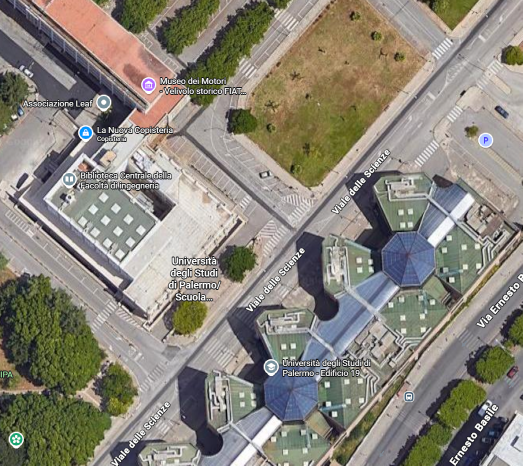
#> input picture Progetto_Esame/Assignment_3/test_image.png, 1045 x 931 px, given in place of test_image.jpg, which was not available (shown at 1/2 size)
$ python Esercitazione1.py
#> lines starting #> are read from the running program, lines starting #| are printed output that depends on the picture; after the words box and inside, x2 and y2 are one past the last pixel; in counts of white or black regions, pixels touching at a corner belong together; pictures that were not available may be replaced by others from this repository, and a replacement may not be noted
import cv2 as cv
import numpy as np

im = cv.imread("Esercitazione1/test_image.jpg")
#> im is the input picture: shape (931, 1045, 3); mean B, G, R 123.1, 133.4, 138.1
#print(im)
print("data type: ", type(im))
#| data type:  <class 'numpy.ndarray'>
print("image size: ", im.shape)
#| image size:  (931, 1045, 3)

#RIDURRE DIMENSIONE IMMAGINE
im = cv.resize(im, None, fx=1/3, fy=1/3)
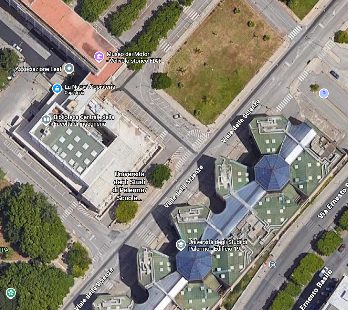
#> im: shape (310, 348, 3); mean B, G, R 123, 133.3, 138
print("image size: ", im.shape)
#| image size:  (310, 348, 3)


#VISUALIZZA TUTTI I CANALI
for k in range(3):
    cv.imshow("test_image.jpg", im[:,:,k])
    #cv.imshow("prova", np.zeros((1080,1920)))
    cv.waitKey(0)
    cv.destroyAllWindows()
#> this loop made 3 passes
#> pass 1, `cv.imshow("test_image.jpg", im[:,:,k])`:
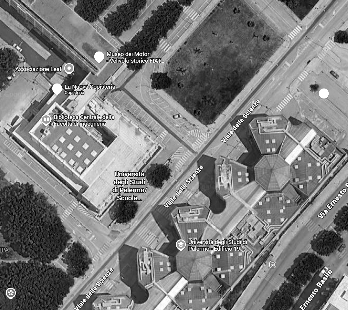
#> window 'test_image.jpg': shape (310, 348); min 0, max 255, mean 123
#> pass 2, `cv.imshow("test_image.jpg", im[:,:,k])`:
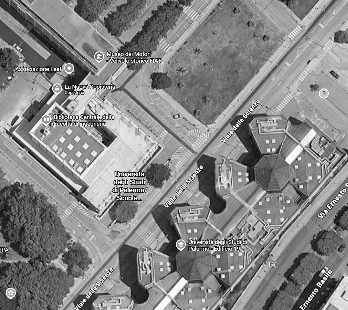
#> window 'test_image.jpg': shape (310, 348); min 2, max 255, mean 133.3

#PRIMO QUARTO TUTTO NERO
im_copy = im.copy()
height, width, channel = im.shape
#> height = 310; width = 348; channel = 3
im_copy[:height//4 , :width//4 , :] = 0
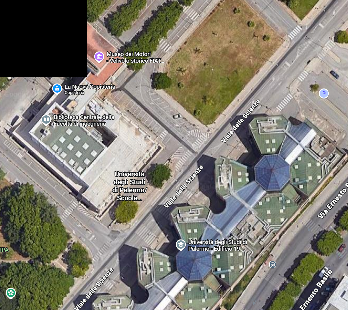
#> im_copy: shape (310, 348, 3); 6.21% of pixels changed, all inside (x1, y1, x2, y2) = (0, 0, 87, 77)
cv.imshow("provacopia.jpg", im_copy)
cv.waitKey(0)
cv.destroyAllWindows()

#CANALE ROSSO TUTTO A 255
im_copy = im.copy()
im_copy[:,:,2] = 255
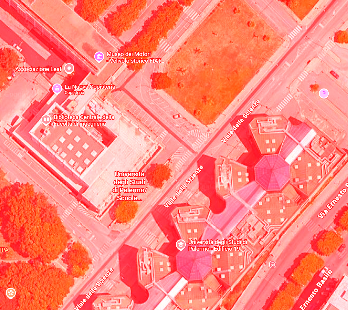
#> im_copy: shape (310, 348, 3); mean B, G, R 123, 133.3, 255
cv.imshow("provacopia.jpg", im_copy)
cv.waitKey(0)
cv.destroyAllWindows()

#CANALE BLU x2.3
im_copy = im.copy()
#im_copy_blue_channel = im_copy[:,:,0]
im_copy[:,:,0] = np.clip(im_copy[:,:,0] * 2.3, 0, 255).astype(np.uint8)
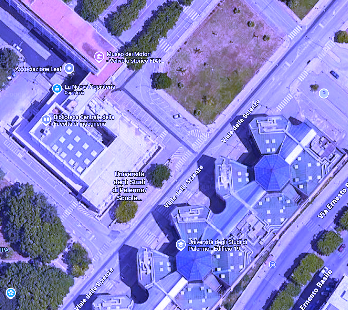
#> im_copy: shape (310, 348, 3); mean B, G, R 211.1, 133.3, 138
cv.imshow("provacopia.jpg", im_copy)
cv.waitKey(0)
cv.destroyAllWindows()


#NUOVA IMMAGINE Z E VIDEO
Z = np.full(im.shape, 128).astype(np.uint8)
cv.imshow("nuova_im.jpg", Z)
cv.waitKey(0)
cv.destroyAllWindows()

video = []
for t in np.arange(0, 1, 1/200):
    frame = (1-t)*Z + t*im
    video.append(frame.astype(np.uint8))
#> after the loop, video = 200 items

fourcc = cv.VideoWriter_fourcc(*'avc1')
#> fourcc = 828601953
h,w = frame.shape[1], frame.shape[0]
#> h = 348; w = 310
out = cv.VideoWriter('Esercitazione1/out60.mov', fourcc, 60, (h,w))

for frame in video:
    out.write(frame)

out.release()

$ run again, with Esercitazione2/moving.jpg saved as Progetto_Esame/Assignment_3/test_image.png
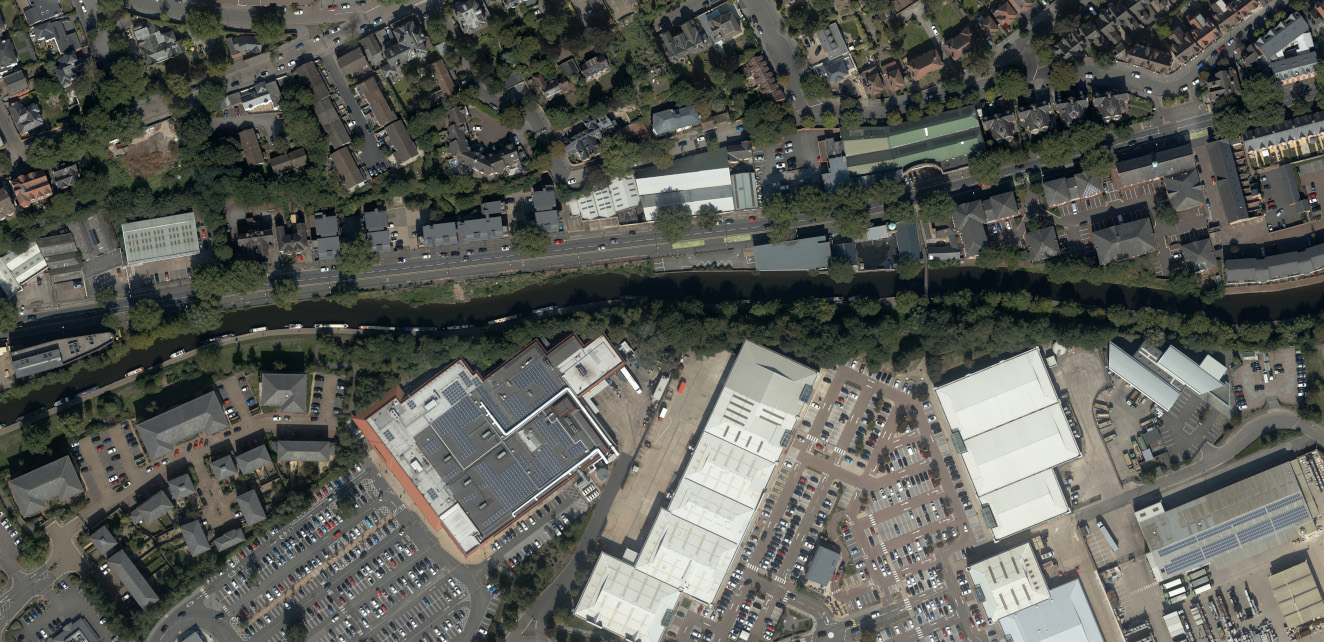
#> input picture Esercitazione2/moving.jpg, 1324 x 642 px, given in place of test_image.jpg, which was not available
#> im is the input picture: shape (642, 1324, 3); mean B, G, R 85.6, 91.7, 89.5
#| data type:  <class 'numpy.ndarray'>
#| image size:  (642, 1324, 3)
#> im: shape (214, 441, 3)
#| image size:  (214, 441, 3)
#> `im_copy[:,:,2] = 255`:
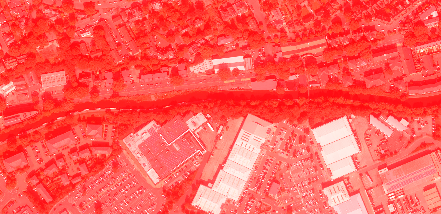
#> im_copy: shape (214, 441, 3); mean B, G, R 85.6, 91.7, 255
#> `im_copy[:,:,0] = np.clip(im_copy[:,:,0] * 2.3, 0, 255).astype(np.uint8)`:
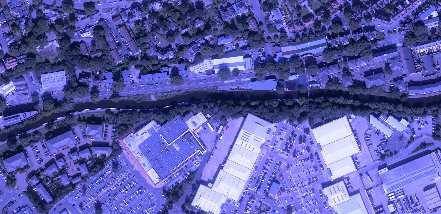
#> im_copy: shape (214, 441, 3); mean B, G, R 171.2, 91.7, 89.5
#> after the loop `for t in np.arange(0, 1, 1/200):`: video = 200 items
#> fourcc = 828601953

$ run again, with Esercitazione2/reference.jpg saved as Progetto_Esame/Assignment_3/test_image.png
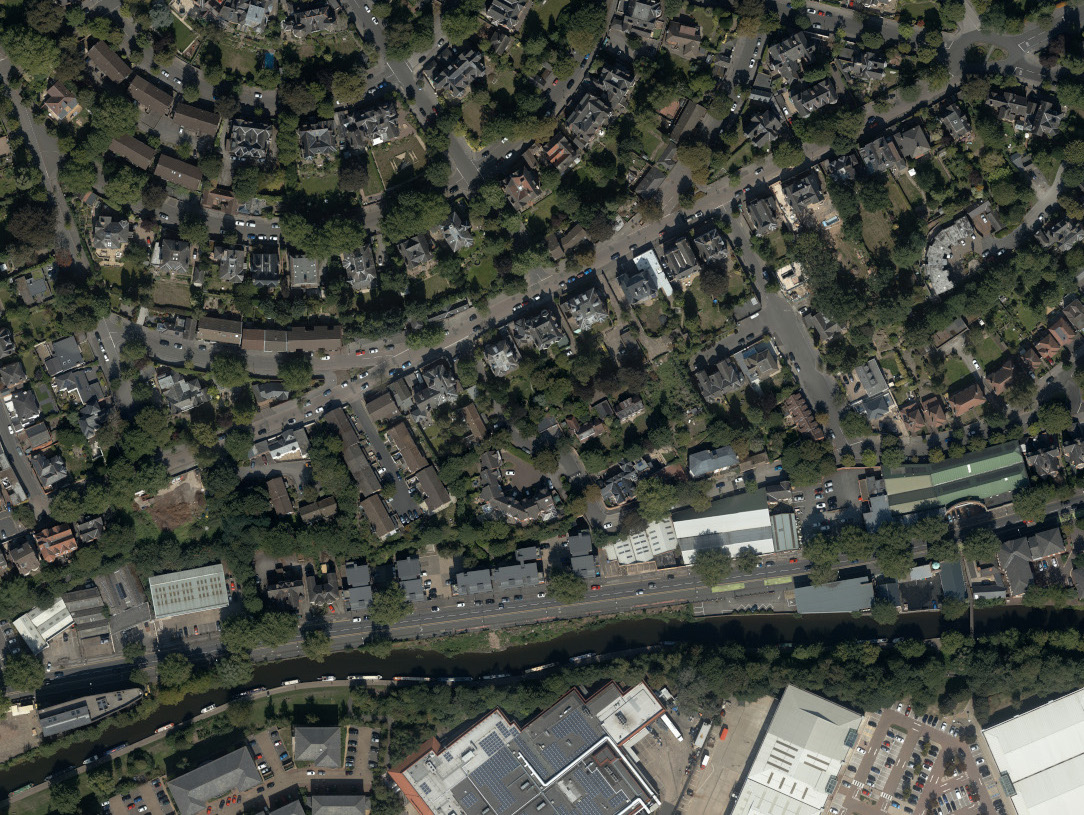
#> input picture Esercitazione2/reference.jpg, 1084 x 815 px, given in place of test_image.jpg, which was not available
#> im is the input picture: shape (815, 1084, 3); mean B, G, R 66.3, 73.5, 70.1
#| data type:  <class 'numpy.ndarray'>
#| image size:  (815, 1084, 3)
#> im: shape (272, 361, 3)
#| image size:  (272, 361, 3)
#> `im_copy[:,:,2] = 255`:
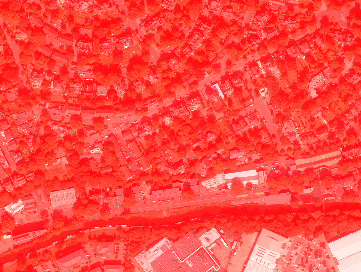
#> im_copy: shape (272, 361, 3); mean B, G, R 66.3, 73.5, 255
#> `im_copy[:,:,0] = np.clip(im_copy[:,:,0] * 2.3, 0, 255).astype(np.uint8)`:
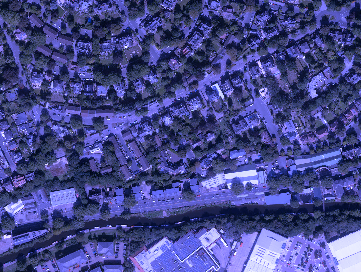
#> im_copy: shape (272, 361, 3); mean B, G, R 141.3, 73.5, 70.1
#> after the loop `for t in np.arange(0, 1, 1/200):`: video = 200 items
#> fourcc = 828601953
